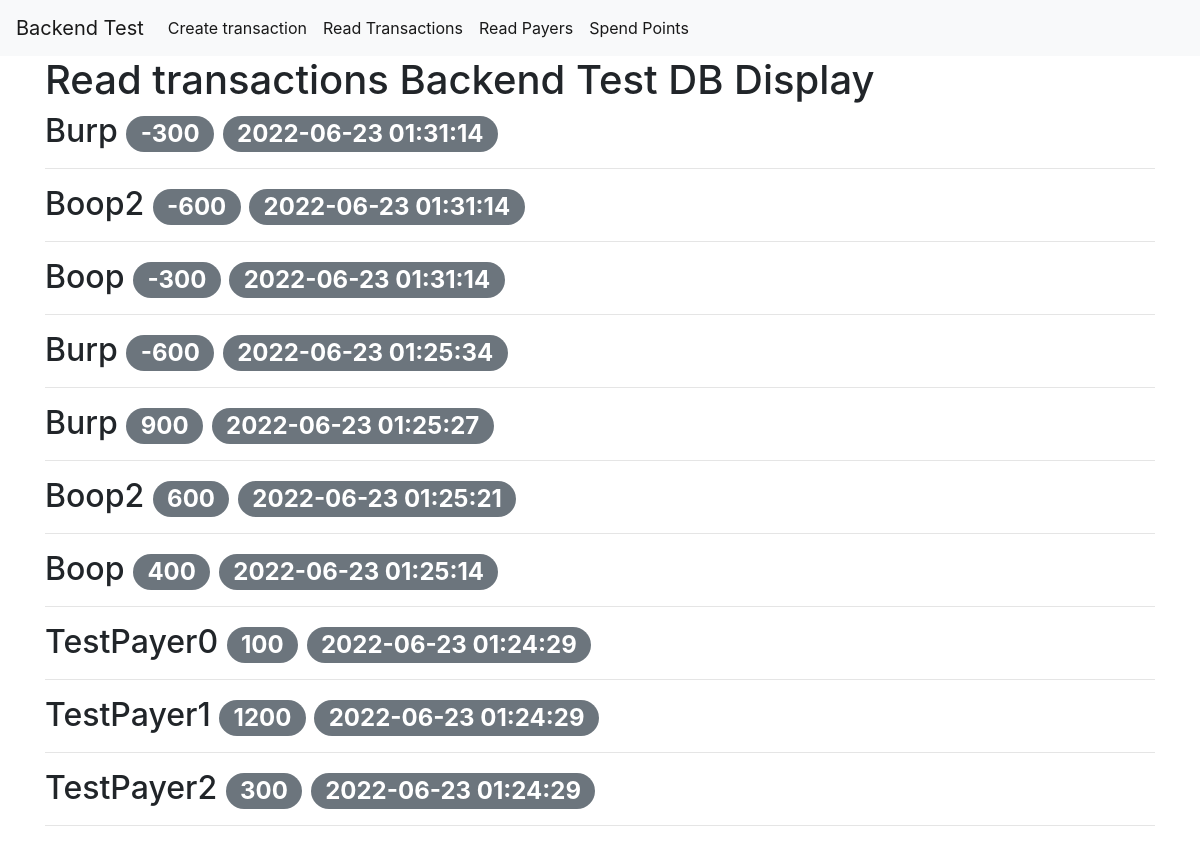
Page /read_transactions on the committed database.
### tables this page shows
CREATE TABLE transactions (
    id INTEGER PRIMARY KEY AUTOINCREMENT,
    payer TEXT NOT NULL,
    points INTEGER NOT NULL,
    timestamp_ TIMESTAMP NOT NULL DEFAULT CURRENT_TIMESTAMP
);

### app.py (the view)
@app.route('/read_transactions', methods = ['GET'])
def read_transactions():
    transaction_table = CRUD.read_all_transactions_ordered_by_timestamp()
    return render_template('read_transactions.html', transaction_table=transaction_table)

### CRUD.py (called while the page is built)
def get_db_connection():
    conn = sqlite3.connect('database.db')
    conn.row_factory = sqlite3.Row
    return conn

def read_all_transactions_ordered_by_timestamp():
    conn = get_db_connection()
    table = conn.execute("SELECT * FROM transactions ORDER BY timestamp_ DESC").fetchall()
    conn.close()
    return table

### Templates/read_transactions.html
{% extends 'base.html' %}
{% block content %}
    <h1>{% block title %} Read transactions Backend Test DB Display {% endblock %}</h1>
    <div>
        {% for t in transaction_table %}
            <h2>
            {{ t['payer'] }}
            <span class="badge badge-pill badge-secondary">{{ t['points'] }}</span>
            <span class="badge badge-pill badge-secondary">{{ t['timestamp_'] }}</span>
            </h2>
        <hr>
    {% endfor %}
    </div>
{% endblock %}

### rows in the picture
transactions: payer "Burp", points "-300", timestamp_ "2022-06-23 01:31:14"
transactions: payer "Boop2", points "-600", timestamp_ "2022-06-23 01:31:14"
transactions: payer "Boop", points "-300", timestamp_ "2022-06-23 01:31:14"
transactions: payer "Burp", points "-600", timestamp_ "2022-06-23 01:25:34"
transactions: payer "Burp", points "900", timestamp_ "2022-06-23 01:25:27"
transactions: payer "Boop2", points "600", timestamp_ "2022-06-23 01:25:21"
transactions: payer "Boop", points "400", timestamp_ "2022-06-23 01:25:14"
transactions: payer "TestPayer0", points "100", timestamp_ "2022-06-23 01:24:29"
transactions: payer "TestPayer1", points "1200", timestamp_ "2022-06-23 01:24:29"
transactions: payer "TestPayer2", points "300", timestamp_ "2022-06-23 01:24:29"
